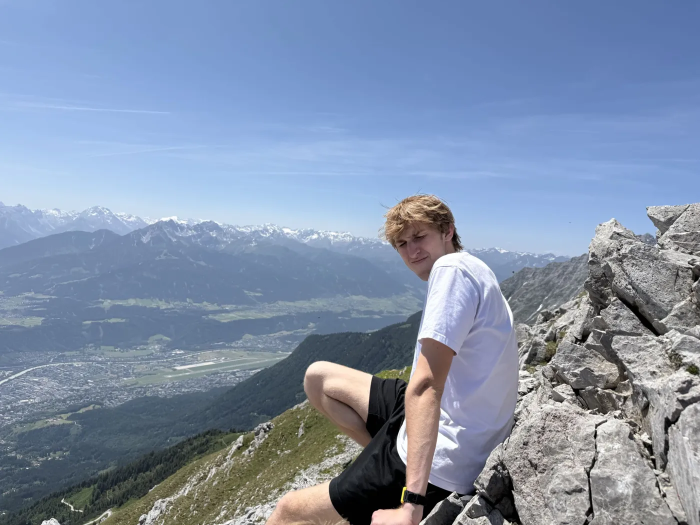
#> input picture src/images/Activities/hiking.webp, 1400 x 1050 px, given in place of jkok-og.png, which was not available (shown at 1/2 size)
$ python render-og-video.py out.png
#> lines starting #> are read from the running program, lines starting #| are printed output that depends on the picture; pictures that were not available may be replaced by others from this repository, and a replacement may not be noted
# /// script
# dependencies = ["pillow", "numpy"]
# ///
import subprocess
from pathlib import Path
import sys

import numpy as np
from PIL import Image, ImageDraw, ImageFont

REPO = str(Path(__file__).resolve().parent.parent)
OUT = sys.argv[1] if len(sys.argv) > 1 else f"{REPO}/public/jkok-og.mp4"
WIDTH, HEIGHT = 1200, 630
FPS, SECONDS = 30, 6
FRAMES = FPS * SECONDS
FONT_SIZE = 8
RAMP = " .,:;~=+*xoX%#&@"
SCRAMBLE = "01/\\|<>{}[]$#@%&*+=?!"
SUN = np.array([255, 194, 26], dtype=np.float32)
INK = np.array([236, 232, 222], dtype=np.float32)
FOCUS = (595, 250)  # the face

font = ImageFont.truetype(f"{REPO}/public/BerkeleyMono-Regular.ttf", FONT_SIZE)
cell_width = round(font.getlength("M"))
cell_height = round(FONT_SIZE * 1.25)
cols, rows = WIDTH // cell_width, HEIGHT // cell_height
offset_x = (WIDTH - cols * cell_width) // 2
offset_y = (HEIGHT - rows * cell_height) // 2

glyphs = sorted(set(RAMP + SCRAMBLE + "jkok.dev_"))
glyph_index = {char: i for i, char in enumerate(glyphs)}
atlas = np.zeros((len(glyphs), cell_height, cell_width), dtype=np.float32)
for i, char in enumerate(glyphs):
    tile = Image.new("L", (cell_width, cell_height))
    ImageDraw.Draw(tile).text((0, (cell_height - FONT_SIZE) // 2 - 1), char, font=font, fill=255)
    atlas[i] = np.clip(np.asarray(tile, dtype=np.float32) / 255 * 1.7, 0, 1)

source = Image.open(f"{REPO}/public/jkok-og.png").convert("L")
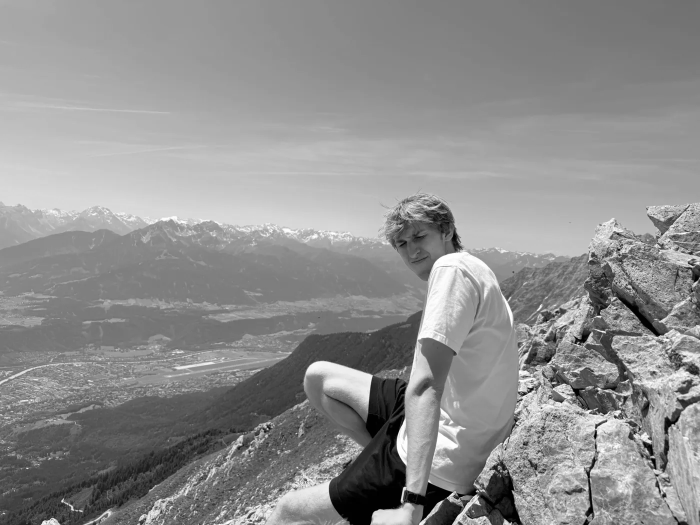
#> source: PIL image 1400x1050 L (shown at 1/2 size); min 0, max 255, mean 142.6
source = source.crop((offset_x, offset_y, offset_x + cols * cell_width, offset_y + rows * cell_height))
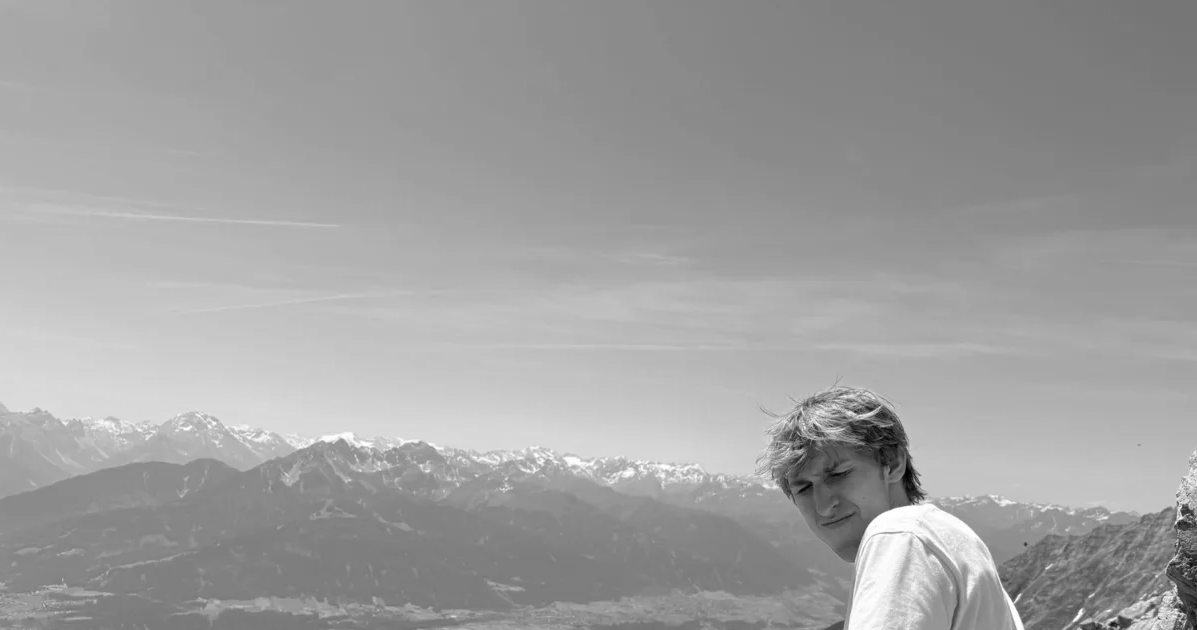
#> source: PIL image 1197x630 L; min 0, max 255, mean 159.7
brightness = np.asarray(source.resize((cols, rows), Image.Resampling.BOX), dtype=np.float32) / 255
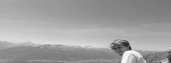
#> brightness: shape (63, 171) float32; min 0.0824, max 0.992, mean 0.626
brightness = np.clip((brightness - 0.05) / (np.percentile(brightness, 99) - 0.05), 0, 1) ** 0.8
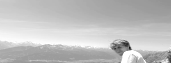
#> brightness: shape (63, 171) float32; min 0.0756, max 1, mean 0.753

col_px = offset_x + (np.arange(cols) + 0.5) * cell_width
row_px = offset_y + (np.arange(rows) + 0.5) * cell_height
distance = np.hypot(col_px[None, :] - FOCUS[0], row_px[:, None] - FOCUS[1])
max_radius = np.hypot(WIDTH, HEIGHT) * 0.62
ring_width = 26.0

ramp_ids = np.array([glyph_index[c] for c in RAMP])
scramble_ids = np.array([glyph_index[c] for c in SCRAMBLE])
rng = np.random.default_rng(7)
label = "jkok.dev"


def render(frame):
    phase = frame / FRAMES
    wave = np.zeros_like(distance)
    for ring in (phase, (phase + 0.5) % 1):  # two rings half a loop apart keeps it seamless
        radius = ring * max_radius * 1.25 - ring_width * 2
        wave = np.maximum(wave, np.exp(-(((distance - radius) / ring_width) ** 2)))
    breathe = 0.92 + 0.08 * np.sin(2 * np.pi * (phase * 2 - distance / 900))
    level = np.clip(brightness * breathe + wave * 0.35 * (brightness > 0.05), 0, 1)

    ids = ramp_ids[np.minimum((level * len(RAMP)).astype(int), len(RAMP) - 1)]
    noise = rng.random((rows, cols))
    scrambled = (noise < wave * 0.6) & (brightness > 0.03)
    ids = np.where(scrambled, scramble_ids[rng.integers(0, len(scramble_ids), (rows, cols))], ids)
    dust = (noise > 0.9965) & (brightness < 0.05)
    ids = np.where(dust, glyph_index["."], ids)

    tint = np.clip(wave * 1.4, 0, 1)[..., None]
    color = INK * (1 - tint) + SUN * tint
    alpha = np.clip(level ** 1.1 * 2.2 + wave * 0.6, 0.06, 1)
    alpha = np.where(dust, 0.35, alpha)

    cursor_on = (frame // (FPS // 2)) % 2 == 0
    text = label + ("_" if cursor_on else " ")
    label_row, label_col = rows - 2, 2
    for i, char in enumerate(text):
        if char != " ":
            ids[label_row, label_col + i] = glyph_index[char]
        color[label_row, label_col + i] = SUN
        alpha[label_row, label_col + i] = 1.0 if char != " " else 0

    masks = atlas[ids] * alpha[..., None, None]
    pixels = masks[..., None] * color[:, :, None, None, :]
    canvas = np.zeros((HEIGHT, WIDTH, 3), dtype=np.float32)
    grid = pixels.transpose(0, 2, 1, 3, 4).reshape(rows * cell_height, cols * cell_width, 3)
    backing = np.repeat(np.repeat(level ** 1.2 * 60 + wave * 8, cell_height, 0), cell_width, 1)
    canvas[offset_y:offset_y + grid.shape[0], offset_x:offset_x + grid.shape[1]] = grid + backing[..., None]
    return np.clip(canvas + 8, 0, 255).astype(np.uint8)


#> (the run stopped early here; a loop or call above may not have finished)

$ run again, on src/images/Activities/poker.webp
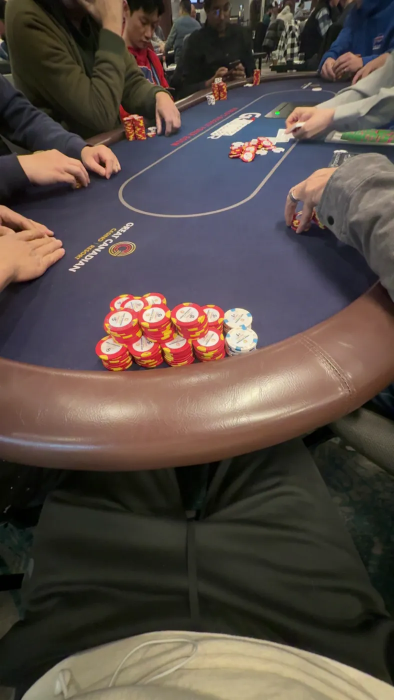
#> input picture src/images/Activities/poker.webp, 788 x 1400 px, given in place of jkok-og.png, which was not available (shown at 1/2 size)
#> `source = source.crop((offset_x, offset_y, offset_x + cols * cell_width..`:
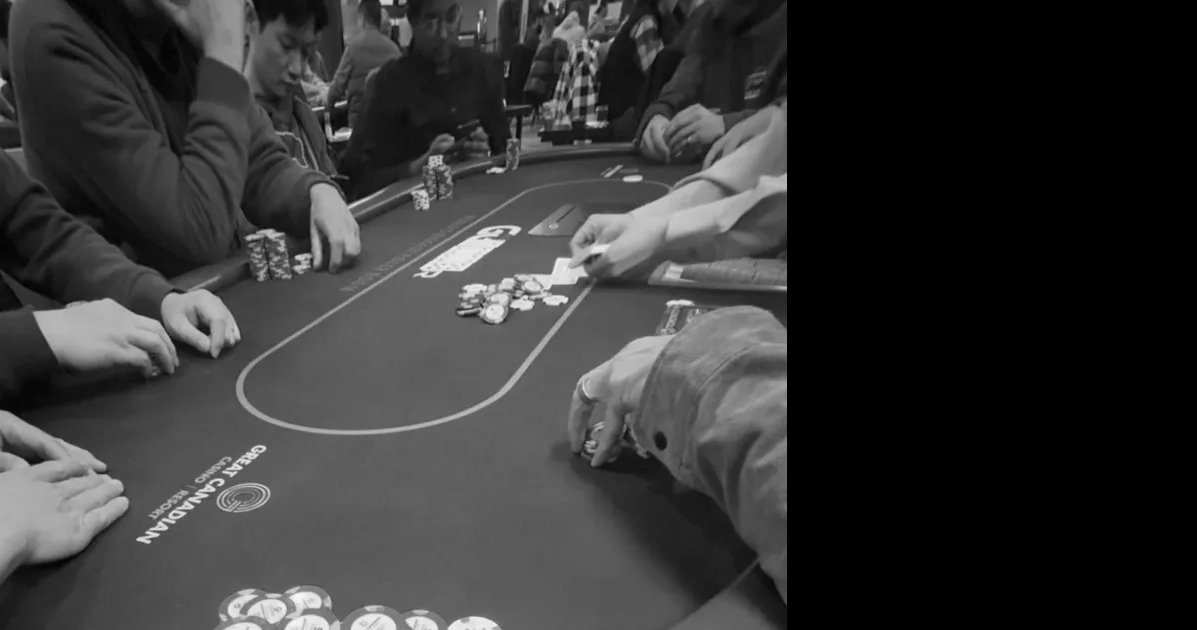
#> source: PIL image 1197x630 L; min 0, max 253, mean 53.5
#> `brightness = np.clip((brightness - 0.05) / (np.percentile(brightness, ..`:
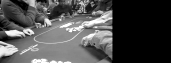
#> brightness: shape (63, 171) float32; min 0, max 1, mean 0.302
